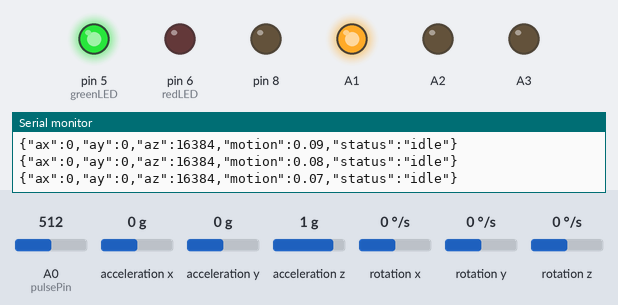
Simulated run of this sketch. Board: Arduino Uno, built with avr-gcc and run on an emulated ATmega328P. Parts: output pins drawn as LEDs (lit = HIGH), the last lines printed to the serial monitor. The inputs (shaded band) are chosen by the test bench; at power-on: acceleration x 0 g, A0 (pulsePin) = 512, acceleration y 0 g, acceleration z 1 g, rotation x 0 °/s, rotation y 0 °/s, rotation z 0 °/s.

Above: at 1.2 s.
1.3 s: acceleration x set to -1.4 g
At 1.65 s:
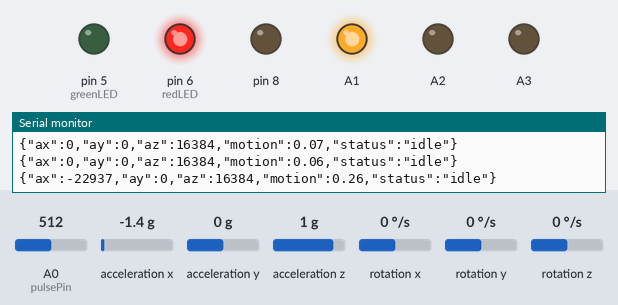
Timing chart, 0 to 4.3 s (numbered marks = the images above; inputs shaded):
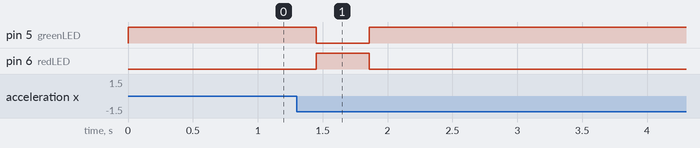

The sketch:

focusfinal.ino
```cpp
#include <MPU6050.h>

#include <Wire.h>
#include <MPU6050.h>

MPU6050 mpu;

// --- Variables for motion data ---
float prevAx = 0, prevAy = 0, prevAz = 0;
float motionSmooth = 0;

// --- Pulse sensor setup ---
int pulsePin = A0;
int signal;

// --- Calibrated Sensitivity Levels ---
float motionThreshold = 0.20;     // ⭐ PERFECT threshold based on your readings
float smoothingFactorOld = 0.85;  // ⭐ Strong smoothing
float smoothingFactorNew = 0.15;  // ⭐ Smooth incoming data

// --- Pulse ---
int pulseThreshold = 550;

// --- LEDs ---
int greenLED = 5;
int redLED = 6;

// --- PASSIVE BUZZER ---
int buzzerPin = 9;

// --- Smart distraction timer ---
unsigned long distractedStart = 0;
unsigned long distractionLimit = 3500; // ⭐ 3.5 seconds
bool isDistracted = false;
bool buzzerPatternActive = false;
unsigned long patternTimer = 0;

// --- Heartbeat ---
unsigned long lastBeatTime = 0;
int bpm = 0;

void setup() {
  Serial.begin(9600);
  Wire.begin();
  mpu.initialize();

  pinMode(greenLED, OUTPUT);
  pinMode(redLED, OUTPUT);

  pinMode(pulsePin, INPUT);
  pinMode(A2, OUTPUT);
  pinMode(A3, OUTPUT);
  pinMode(A1, OUTPUT);
  pinMode(8, OUTPUT);

  noTone(buzzerPin); // Passive buzzer OFF

  digitalWrite(8, LOW);
  digitalWrite(A1, HIGH);
  digitalWrite(A2, LOW);
  digitalWrite(A3, LOW);

  Serial.println("Focus Band Calibrated & Running!");
}

void loop() {
  unsigned long currentTime = millis();

  // --- READ MOTION DATA ---
  int16_t ax, ay, az;
  mpu.getAcceleration(&ax, &ay, &az);

  float fax = ax / 16384.0;
  float fay = ay / 16384.0;
  float faz = az / 16384.0;

  float motionDiff = abs(fax - prevAx) + abs(fay - prevAy) + abs(faz - prevAz);

  // ⭐ Strong smoothing to avoid small false triggers
  motionSmooth = (motionSmooth * smoothingFactorOld) + (motionDiff * smoothingFactorNew);

  prevAx = fax;
  prevAy = fay;
  prevAz = faz;

  // --- READ PULSE ---
  signal = analogRead(pulsePin);

  if (signal > pulseThreshold && (currentTime - lastBeatTime) > 300) {
    bpm = 60000 / (currentTime - lastBeatTime);
    lastBeatTime = currentTime;
  }

  // --- DISTRACTION CHECK ---
  bool distracted = (motionSmooth > motionThreshold);

  if (distracted) {
    if (!isDistracted) {
      isDistracted = true;
      distractedStart = millis();
    }
  } else {
    isDistracted = false;
    buzzerPatternActive = false;
    noTone(buzzerPin);
  }

  // Activate buzzer pattern after 3.5 sec
  if (isDistracted && !buzzerPatternActive) {
    if (millis() - distractedStart >= distractionLimit) {
      buzzerPatternActive = true;
      patternTimer = millis();
    }
  }

  // --- PASSIVE BUZZER BEEP PATTERN ---
  if (buzzerPatternActive) {
    unsigned long t = millis() - patternTimer;

    if (t < 400) {
      tone(buzzerPin, 3000);  // BEEP 1 (400ms)
    }
    else if (t < 550) {
      noTone(buzzerPin);      // pause 150ms
    }
    else if (t < 950) {
      tone(buzzerPin, 3000);  // BEEP 2 (400ms)
    }
    else if (t < 1200) {
      noTone(buzzerPin);      // pause 250ms
    }
    else {
      patternTimer = millis(); // restart cycle
    }
  }

  // --- LED CONTROL ---
  if (distracted) {
    digitalWrite(redLED, HIGH);
    digitalWrite(greenLED, LOW);
  } else {
    digitalWrite(redLED, LOW);
    digitalWrite(greenLED, HIGH);
  }

  // --- JSON OUTPUT FOR PYTHON BRIDGE ---
  Serial.print("{\"ax\":");
  Serial.print(ax);
  Serial.print(",\"ay\":");
  Serial.print(ay);
  Serial.print(",\"az\":");
  Serial.print(az);
  Serial.print(",\"motion\":");
  Serial.print(motionSmooth);
  Serial.println(",\"status\":\"idle\"}");

  delay(200);
}
```

Measured:
- after the input at 1.3 s, pin 5 (greenLED): HIGH → LOW after 0.15 s, → HIGH 0.41 s later; pin 6 (redLED): LOW → HIGH after 0.15 s, → LOW 0.41 s later
